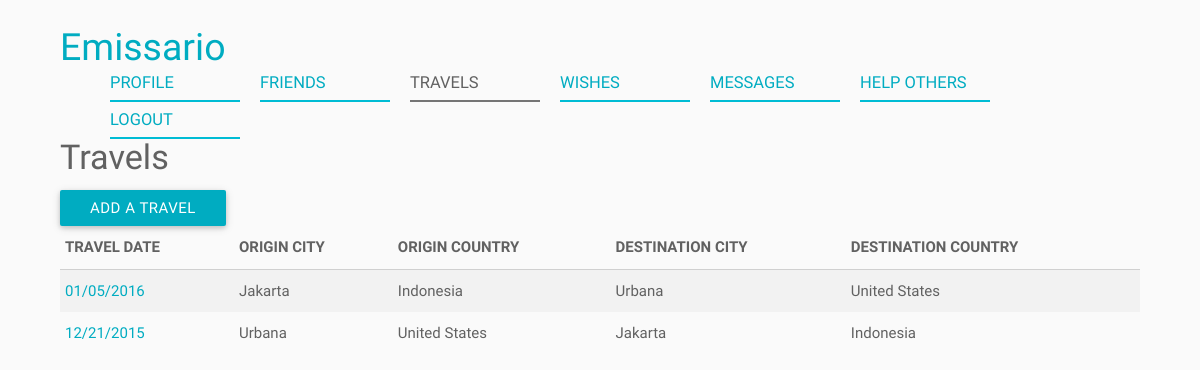
The page /index.php/travels (signed in) on the database its author committed.
### tables this page shows
CREATE TABLE IF NOT EXISTS Travel (
	ID BIGINT NOT NULL AUTO_INCREMENT,
    User_ID BIGINT NOT NULL,
    Origin_City VARCHAR(100) NULL,
    Origin_Country VARCHAR(2) NULL,
    Destination_City VARCHAR(100) NULL,
    Destination_Country VARCHAR(2) NULL,
    Travel_Date DATE NULL,
    Created_On DATETIME NULL,
    Modified_On DATETIME NULL,
    PRIMARY KEY (ID),
    FOREIGN KEY (User_ID) REFERENCES User (ID)
);

CREATE TABLE IF NOT EXISTS Country (
	Country_Code VARCHAR(2) NOT NULL,
    Country_Name VARCHAR(100) NOT NULL,
    Created_On DATETIME NULL,
    Modified_On DATETIME NULL,
    PRIMARY KEY (Country_Code)
);

### application/core/controller.php (called while the page is built, shortened)
<?php
class Controller
{
	function __construct()
	{
		$this->beans = new stdClass();
	}
	private function openDatabaseConnection()
	{
		$options = array(PDO::ATTR_DEFAULT_FETCH_MODE => PDO::FETCH_OBJ, PDO::ATTR_ERRMODE => PDO::ERRMODE_WARNING);
		$this->db = new PDO(DB_TYPE . ':host=' . DB_HOST . ';dbname=' . DB_NAME, DB_USER, DB_PASS, $options);
	}
	private function loadModels()
	{
		require APP . '/core/model.php';
		require APP . '/models/travelModel.php';
	}
	private function loadServices()
	{
		require APP . '/core/service.php';
		require APP . '/services/travelService.php';
	}
}

### application/controllers/travels.php (called while the page is built, shortened)
<?php
class Travels extends Controller
{
	public function index()
	{
		$userID = $GLOBALS["helpers"]->siteHelper->getSession("userID");
		$travels = $this->beans->travelService->getTravels($userID);
		require APP . 'views/_templates/header.php';
		require APP . 'views/travels/index.php';
		require APP . 'views/_templates/footer.php';
	}
}

### index.php (called while the page is built, shortened)
<?php
require APP . '/core/application.php';
require APP . '/core/controller.php';
$app = new Application();

### application/core/service.php (called while the page is built)
<?php
class Service
{
	function __construct($beans)
	{
		$this->beans = $beans;
	}
}

### application/core/model.php (called while the page is built)
<?php
class Model
{
	function __construct($db)
	{
		try {
			$this->db = $db;
		} catch (PDOException $e) {
			exit('Database connection could not be established.');
		}
	}
}

### application/models/travelModel.php (called while the page is built, shortened)
<?php
class TravelModel extends Model
{
	public function getTravels($userID)
	{
		$sql = "SELECT Travel.*,
					DATE_FORMAT(Travel_Date, '%m/%d/%Y') AS Formatted_Travel_Date,
					Orig_Country.Country_Name AS Origin_Country_Name,
					Dest_Country.Country_Name AS Destination_Country_Name
				FROM Travel
				LEFT JOIN Country Orig_Country ON Orig_Country.Country_Code = Travel.Origin_Country
				LEFT JOIN Country Dest_Country ON Dest_Country.Country_Code = Travel.Destination_Country
				WHERE Travel.User_ID = :user_id";
		$parameters = array(":user_id" => $userID);
		$query = $this->db->prepare($sql);
		$query->execute($parameters);
		return $query->fetchAll();
	}
}

### application/services/travelService.php (called while the page is built, shortened)
<?php
class TravelService extends Service
{
	public function getTravels($userID)
	{
		return $this->beans->travelModel->getTravels($userID);
	}
}

### application/views/travels/index.php (the view, shortened to what this page needs)
<div class="container">
	<h4>Travels</h4>
	<a id="add" class="btn waves-effect waves-light">Add a Travel</a>
	<table class="striped">
		<thead>
			<tr>
				<th>Travel Date</th>
				<th>Origin City</th>
				<th>Origin Country</th>
				<th>Destination City</th>
				<th>Destination Country</th>
			</tr>
		</thead>
		<tbody>
			<?php foreach ($travels as $travel) { ?>
				<tr>
					<td>
						<a href="<?php echo URL_WITH_INDEX_FILE . "travels/view/" . $travel->ID; ?>">
							<?php echo $travel->Formatted_Travel_Date ?>
						</a>
					</td>
					<td><?php echo $travel->Origin_City ?></td>
					<td><?php echo $travel->Origin_Country_Name ?></td>
					<td><?php echo $travel->Destination_City ?></td>
					<td><?php echo $travel->Destination_Country_Name ?></td>
				</tr>
			<?php } ?>
		</tbody>
	</table>
</div>

### application/core/application.php (shortened to what this page needs)
<?php
class Application
{
    private $url_controller = null;
    private $url_action = null;
    private $url_params = array();
    public function __construct()
    {
        if (!$this->url_controller) {
            require APP . 'controllers/home.php';
            $page = new Home();
            $page->index();
        } elseif (file_exists(APP . 'controllers/' . $this->url_controller . '.php')) {
            $this->url_controller = new $this->url_controller();
            if (method_exists($this->url_controller, $this->url_action)) {
                if(!empty($this->url_params)) {
                    call_user_func_array(array($this->url_controller, $this->url_action), $this->url_params);
                } else {
                    $this->url_controller->{$this->url_action}();
                }
            } else {
                if(strlen($this->url_action) == 0) {
                    $this->url_controller->index();
                }
                else {
                    require APP . 'controllers/error.php';
                    $page = new Error();
                    $page->index();
                }
            }
        } else {
            require APP . 'controllers/error.php';
            $page = new Error();
            $page->index();
        }
    }
    private function getUrlWithoutModRewrite()
    {
        $url = explode('/', $_SERVER['REQUEST_URI']);
        $url = array_diff($url, array('', 'index.php'));
        $url = array_values($url);
        $this->url_controller = isset($url[0]) ? $url[0] : null;
        $this->url_action = isset($url[1]) ? $url[1] : null;
        unset($url[0], $url[1]);
        $this->url_params = array_values($url);
    }
    private function loadHelpers($forceRecreate)
    {
    	$recreate = $forceRecreate;
		if (!array_key_exists("helpers", $GLOBALS))
		{
			$recreate = true;
		}
		if ($recreate) {
    	 	require APP . '/helpers/siteHelper.php';
		}
    }
}

### application/views/_templates/header.php (shortened to what this page needs)
<?php
$views = array(
		"user" => "Profile",
		"friends" => "Friends",
		"travels" => "Travels",
		"wishes" => "Wishes",
		"messages" => "Messages",
		"helps" => "Help Others"
	);
$activeView = "";
if (array_key_exists("PATH_INFO", $_SERVER)) {
	$pathInfoArray = explode("/", $_SERVER["PATH_INFO"]);
	$activeView = $pathInfoArray[1];
}
$userID = $GLOBALS["helpers"]->siteHelper->getSession("userID");
?><!DOCTYPE html>
<html lang="en">
<head>
	<link href="<?php echo URL; ?>public/css/materialize.css" rel="stylesheet" type="text/css" media="screen,projection" />
</head>
<body class="grey lighten-5 grey-text text-darken-2">
    <div class="container">
		<nav>
			<div class="nav-wrapper">
				<a href="<?php echo URL_WITH_INDEX_FILE; ?>" class="brand-logo left">Emissario</a>
				<?php if (is_numeric($userID)) { ?>
					<ul id="nav-normal" class="left hide-on-small-only">
						<?php echo $GLOBALS["helpers"]->siteHelper->getNavigationHTML($views, $activeView); ?>
					</ul>
				<?php } ?>
			</div>
		</nav>
    </div>

### application/helpers/siteHelper.php
<?php
class SiteHelper
{
	public function getNavigationHTML($views, $activeView)
	{
		$html = "";
		foreach ($views as $view => $viewTitle)
		{
			$html .= '<li ';
			if (strcasecmp($activeView,$view) == 0)
			{
				$html .= 'class="active"';
			}
			$html .= '>
					<a href="' . URL_WITH_INDEX_FILE . $view . '">' . $viewTitle . '</a>
				</li>';
		}
		$html .= '<li>
				<a href="' . URL_WITH_INDEX_FILE . 'user/logout">Logout</a>
			</li>';
		return $html;
	}
	public function getSession($variableName)
	{
		$value = "";
		if (array_key_exists($variableName, $_SESSION))
		{
			$value = $_SESSION[$variableName];
		}
		return $value;
	}
}

### application/views/_templates/footer.php (shortened to what this page needs)
</body>
</html>

### rows shown on the page
travel: Formatted_Travel_Date "01/05/2016", Origin_City "Jakarta", country.Country_Name "Indonesia", Destination_City "Urbana", country.Country_Name "United States"
travel: Formatted_Travel_Date "12/21/2015", Origin_City "Urbana", country.Country_Name "United States", Destination_City "Jakarta", country.Country_Name "Indonesia"

### other values the page prints
$viewTitle "PROFILE"
$viewTitle "FRIENDS"
$viewTitle "TRAVELS"
$viewTitle "WISHES"
$viewTitle "MESSAGES"
$viewTitle "HELP OTHERS"
